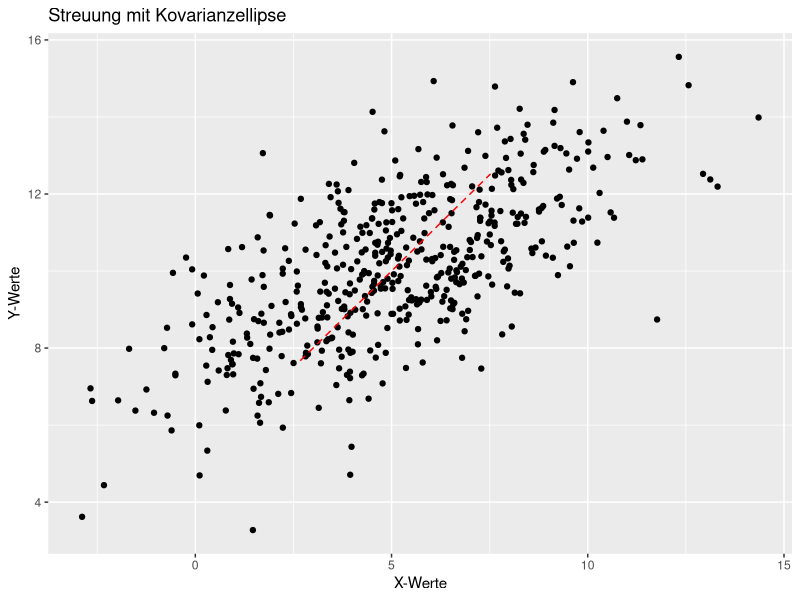

Here is the R script that generated this plot:
# Installieren und laden Sie die erforderlichen Pakete
library(ggplot2)
library(ellipse)

# Simulierte Daten erzeugen
set.seed(42) # Setzen Sie den Seed für die Reproduzierbarkeit
mean_x <- 5
mean_y <- 10
std_dev_x <- 3
std_dev_y <- 2
correlation <- 0.7
n <- 500 # Anzahl der Datenpunkte
cov_matrix_sim <- matrix(c(std_dev_x^2, std_dev_x*std_dev_y*correlation, std_dev_x*std_dev_y*correlation, std_dev_y^2), nrow = 2)
data_sim <- MASS::mvrnorm(n, mu = c(mean_x, mean_y), Sigma = cov_matrix_sim)
data <- data.frame(x = data_sim[, 1], y = data_sim[, 2])

# Mittelwerte und Kovarianzmatrix berechnen
mean_x <- mean(data$x)
mean_y <- mean(data$y)
cov_matrix <- cov(data$x, data$y)

# Ellipse basierend auf der Kovarianzmatrix erstellen
ellipse_points <- data.frame(ellipse(cov_matrix, centre = c(mean_x, mean_y), level = 0.95))

# Streudiagramm erstellen und Ellipse hinzufügen
myplot <- ggplot(data, aes(x = x, y = y)) +
  geom_point() +
  geom_path(data = ellipse_points, aes(x = x, y = y), color = "red", linetype = "dashed") +
  labs(x = "X-Werte", y = "Y-Werte", title = "Streuung mit Kovarianzellipse")
print (myplot)
